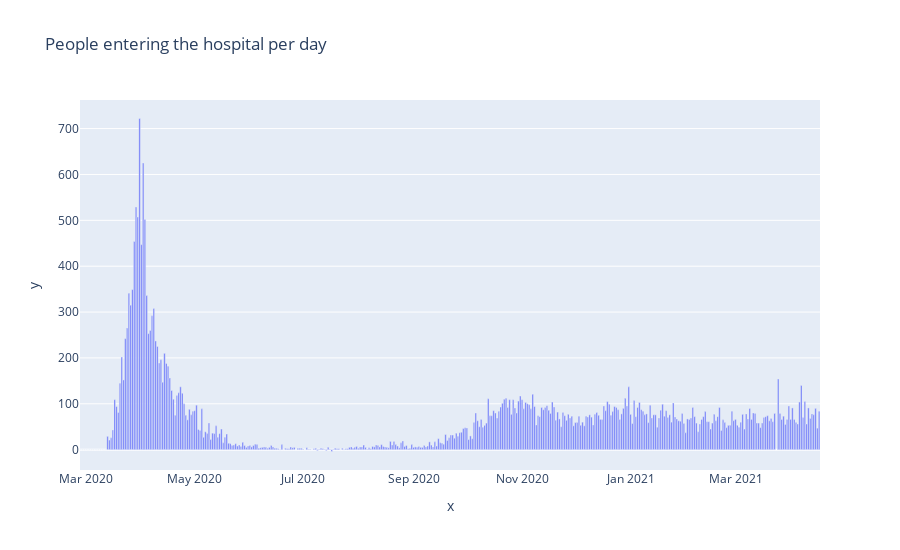
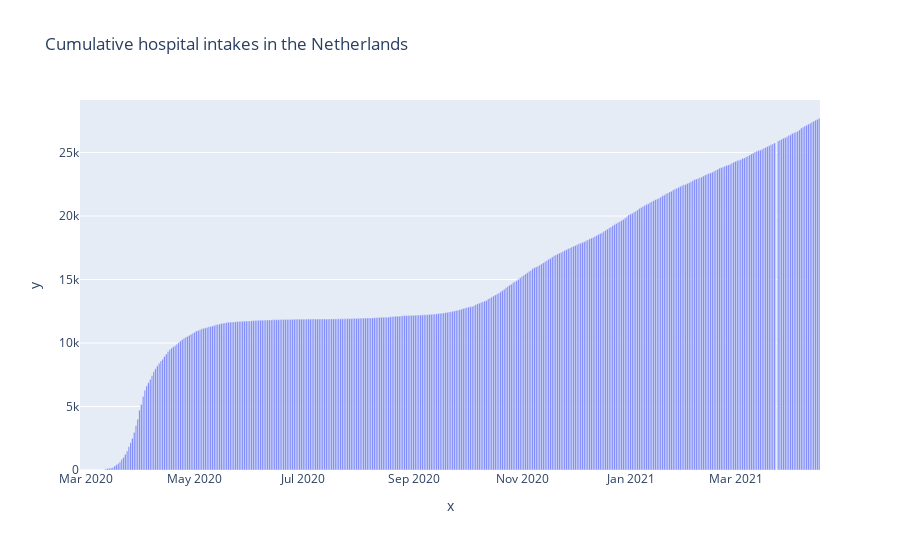

Notebook source saved alongside these figures, in order:
### Code cell
# plot deaths and cumulative deaths
hospital_num = px.bar(x=cov_hos_date, y=num_hos, height=550, 
               title='People entering the hospital per day')
hospital_num.show()

hospital_cum = px.bar(x=cov_hos_date, y=num_hos_cum, height=550, 
               title='Cumulative hospital intakes in the Netherlands')
hospital_cum.show()

### Figure 1 — Plotly figure (JSON) as saved in the notebook; plotly's stock layout.template omitted (floating-point values rounded to 4 significant figures; data arrays with more than 128 entries replaced by an {"elided": "..."} marker saying what was removed)
{"data": [{"alignmentgroup": "True", "hovertemplate": "x=%{x}<br>y=%{y}<extra></extra>", "legendgroup": "", "marker": {"color": "#636efa", "pattern": {"shape": ""}}, "name": "", "offsetgroup": "", "orientation": "v", "showlegend": false, "textposition": "auto", "type": "bar", "x": {"elided": "415 str values"}, "xaxis": "x", "y": {"elided": "415 int values"}, "yaxis": "y"}], "layout": {"barmode": "relative", "height": 550, "legend": {"tracegroupgap": 0}, "title": {"text": "People entering the hospital per day"}, "xaxis": {"anchor": "y", "domain": [0, 1], "title": {"text": "x"}}, "yaxis": {"anchor": "x", "domain": [0, 1], "title": {"text": "y"}}}}

### Figure 2 — Plotly figure (JSON) as saved in the notebook; plotly's stock layout.template omitted (floating-point values rounded to 4 significant figures; data arrays with more than 128 entries replaced by an {"elided": "..."} marker saying what was removed)
{"data": [{"alignmentgroup": "True", "hovertemplate": "x=%{x}<br>y=%{y}<extra></extra>", "legendgroup": "", "marker": {"color": "#636efa", "pattern": {"shape": ""}}, "name": "", "offsetgroup": "", "orientation": "v", "showlegend": false, "textposition": "auto", "type": "bar", "x": {"elided": "415 str values"}, "xaxis": "x", "y": {"elided": "415 int values"}, "yaxis": "y"}], "layout": {"barmode": "relative", "height": 550, "legend": {"tracegroupgap": 0}, "title": {"text": "Cumulative hospital intakes in the Netherlands"}, "xaxis": {"anchor": "y", "domain": [0, 1], "title": {"text": "x"}}, "yaxis": {"anchor": "x", "domain": [0, 1], "title": {"text": "y"}}}}
